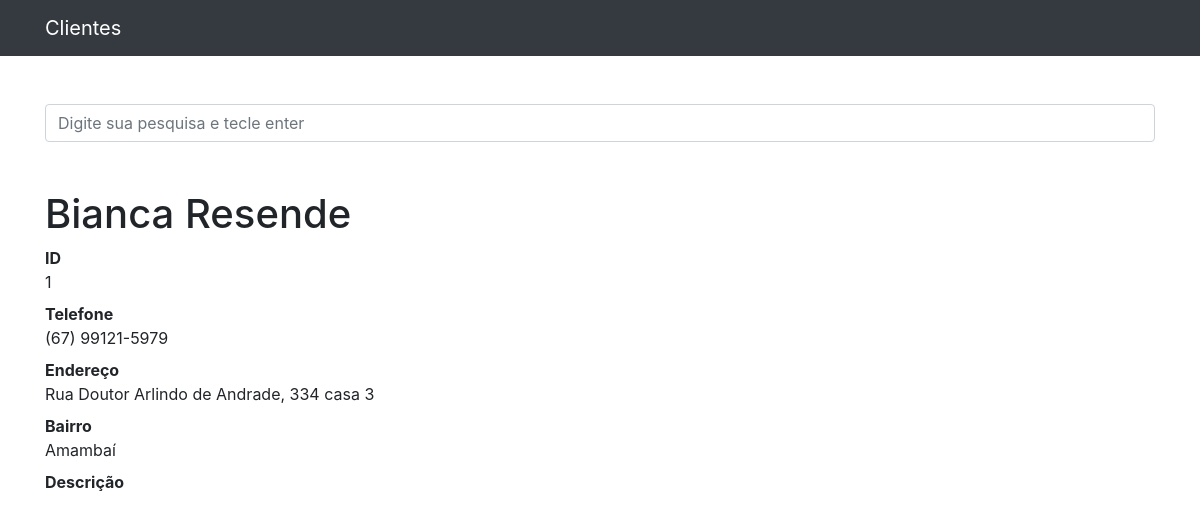
The page /1 on the database its author committed.
### clientes/models.py (models this page shows, shortened)
class Cliente(models.Model):
    nome = models.CharField(max_length=255)
    sobrenome = models.CharField(max_length=255, blank=True)
    telefone = models.CharField(max_length=255)
    endereco = models.CharField(max_length=255, blank=True)
    bairro = models.CharField(max_length=255, blank=True)
    descricao = models.TextField(blank=True)

### clientes/views.py (the view)
# urls.py: path('<int:cliente_id>', views.ver_cliente, name='ver_cliente'),
def ver_cliente(request, cliente_id):
    cliente = get_object_or_404(Cliente, id=cliente_id)
    return render(request, 'clientes/ver_cliente.html', {
        'cliente': cliente
    })

### clientes/templates/clientes/ver_cliente.html (shortened to what this page needs)
{% extends 'base.html' %}
{%block conteudo%}
  <h1 class="mt-5">{{ cliente.nome }} {{ cliente.sobrenome }}</h1>
    <dl>
      <dt>ID</dt>
      <dd>{{ cliente.id }}</dd>
      <dt>Telefone</dt>
      <dd>{{ cliente.telefone }}</dd>
      <dt>Endereço</dt>
      <dd>{{ cliente.endereco }}</dd>
      <dt>Bairro</dt>
      <dd>{{ cliente.bairro }}</dd>
      <dt>Descrição</dt>
    </dl>
{%endblock%}

### rows shown on the page
Cliente: nome "Bianca", sobrenome "Resende", id "1", telefone "(67) 99121-5979", endereco "Rua Doutor Arlindo de Andrade, 334 casa 3", bairro "Amambaí"
